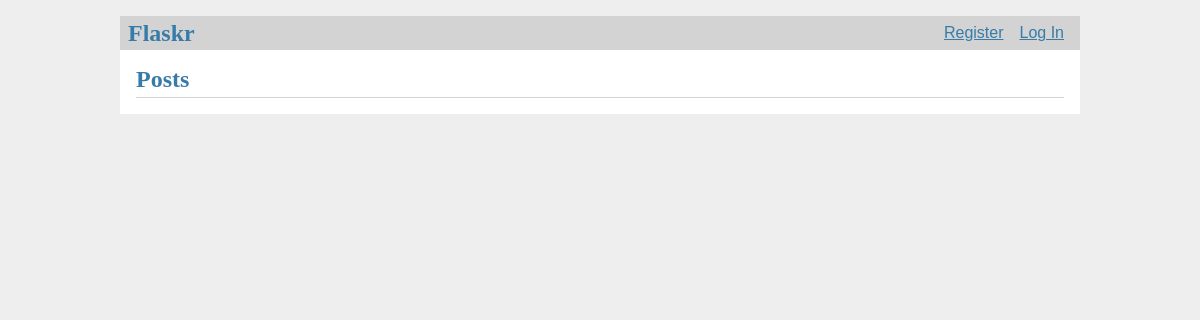
Before: / with the older database file.
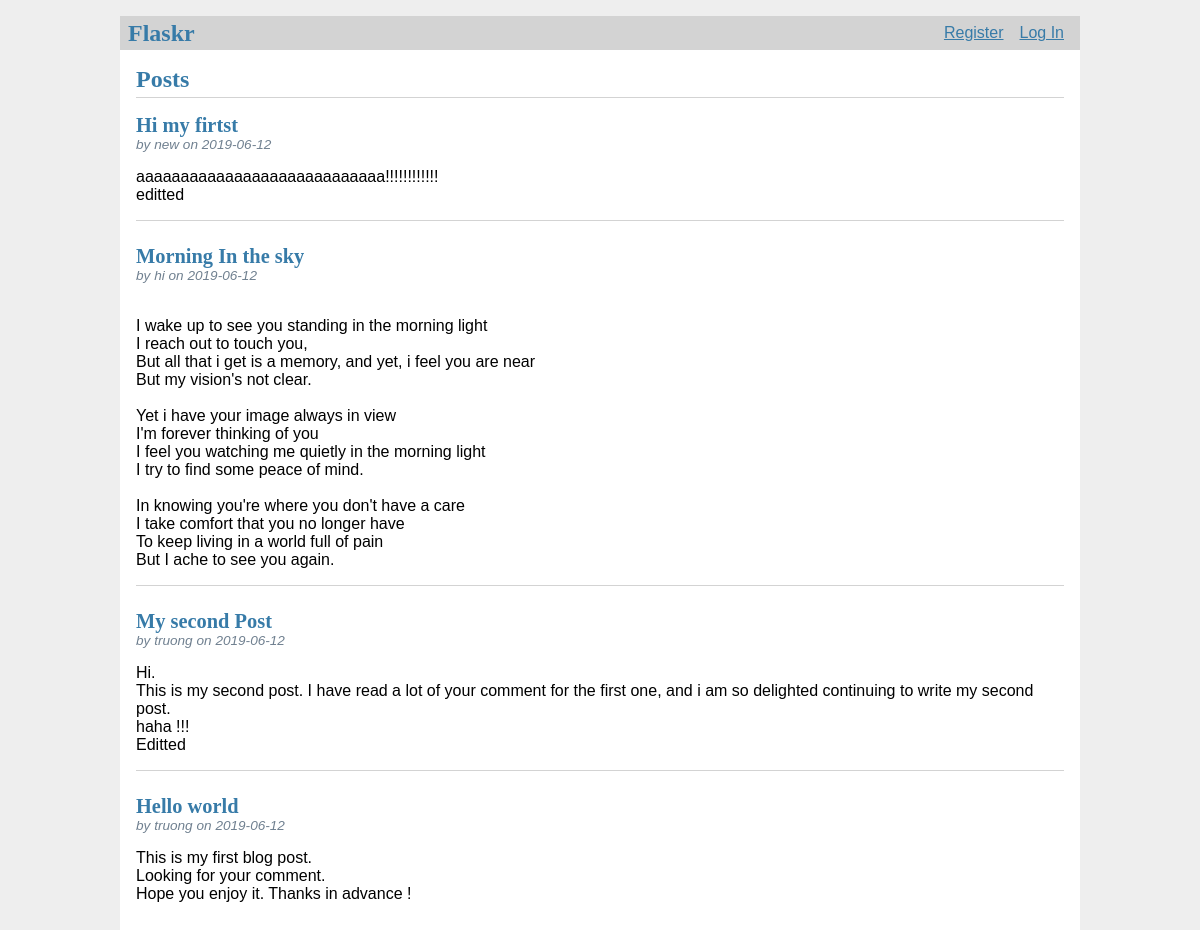
After: the same page with the newer database file.
### tables this page shows
CREATE TABLE post
(
    id        INTEGER PRIMARY KEY ,
    author_id INTEGER   not null,
    created   TIMESTAMP not null default current_timestamp,
    title     text      not null,
    body      text      not null,
    FOREIGN KEY (author_id) references user (id)
);

CREATE TABLE user
(
    id       INTEGER PRIMARY KEY ,
    username text unique not null,
    password text        not null
);

### flaskr/blog.py (the view)
@bp.route('/')
def index():
    db = get_db()
    posts = db.execute(
        "SELECT p.id, title, body, created, author_id, username FROM post p, user u WHERE p.author_id = u.id ORDER BY created DESC"
    ).fetchall()
    return render_template('blog/index.html', posts=posts)

### flaskr/auth.py (called while the page is built)
@bp.before_app_request
def load_logged_in_user():
    user_id = session.get('user_id')
    if user_id is None:
        g.user = None
    else:
        g.user = get_db().execute(
            'SELECT * FROM user WHERE id = ?',
            (user_id,)
        ).fetchone()

### flaskr/db.py (called while the page is built)
def get_db():
    if 'db' not in g:
        g.db = sqlite3.connect(
            current_app.config['DATABASE'],
            detect_types=sqlite3.PARSE_DECLTYPES
        )
        g.db.row_factory = sqlite3.Row
    return g.db

### flaskr/templates/blog/index.html (shortened to what this page needs)
{% extends 'base.html' %}
{% block header %}
  <h1>{% block title %}Posts{% endblock %}</h1>
{% endblock %}
{% block content %}
  {% for post in posts %}
    <article class="post">
      <header>
        <div>
          <h1>{{ post['title'] }}</h1>
          <div class="about">by {{ post['username'] }} on {{ post['created'].strftime('%Y-%m-%d') }}</div>
        </div>
      </header>
      <p class="body">{{ post['body'] }}</p>
    </article>
    {% if not loop.last %}
      <hr>
    {% endif %}
  {% endfor %}
{% endblock %}

### flaskr/templates/base.html (shortened to what this page needs)
<!doctype html>
<link rel="stylesheet" href="{{ url_for('static', filename='style.css') }}">
<nav>
  <h1>Flaskr</h1>
  <ul>
    {% if g.user %}
      <li><span>{{ g.user['username'] }}</span>
      <li><a href="{{ url_for('auth.logout') }}">Log Out</a>
    {% else %}
      <li><a href="{{ url_for('auth.register') }}">Register</a>
      <li><a href="{{ url_for('auth.login') }}">Log In</a>
    {% endif %}
  </ul>
</nav>
<section class="content">
  <header>
    {% block header %}{% endblock %}
  </header>
  {% block content %}{% endblock %}
</section>

### flaskr/static/style.css (style rules this page uses)
h1 { font-family: serif; color: #377ba8; margin: 1rem 0; }
a { color: #377ba8; }
hr { border: none; border-top: 1px solid lightgray; }
nav { background: lightgray; display: flex; align-items: center; padding: 0 0.5rem; }
nav h1 { flex: auto; margin: 0; }
nav ul { display: flex; list-style: none; margin: 0; padding: 0; }
nav ul li a, nav ul li span, header .action { display: block; padding: 0.5rem; }
.content { padding: 0 1rem 1rem; }
.content > header { border-bottom: 1px solid lightgray; display: flex; align-items: flex-end; }
.content > header h1 { flex: auto; margin: 1rem 0 0.25rem 0; }
.post > header { display: flex; align-items: flex-end; font-size: 0.85em; }
.post > header > div:first-of-type { flex: auto; }
.post > header h1 { font-size: 1.5em; margin-bottom: 0; }
.post .about { color: slategray; font-style: italic; }
.post .body { white-space: pre-line; }
.content:last-child { margin-bottom: 0; }

Changed rows visible on the page:
added post: title "Hi my firtst", username "new", created "2019-06-12", body "aaaaaaaaaaaaaaaaaaaaaaaaaaaa!!!!!!!!!!!! editted"
added post: title "Morning In the sky", username "hi", created "2019-06-12", body "I wake up to see you standing in the morning light I reach out to touch you, But all that i get is a memory, and yet, i feel you are near But my vision's not clear. Yet i have your image always in view I'm forever thinking of you I feel you watching me quietly in the morning light I try to find some peace of mind. In knowing you're where you don't have a care I take comfort that you no longer have To keep living in a world full of pain But I ache to see you again."
added post: title "My second Post", username "truong", created "2019-06-12", body "Hi. This is my second post. I have read a lot of your comment for the first one, and i am so delighted continuing to write my second post. haha !!! Editted"
added post: title "Hello world", username "truong", created "2019-06-12", body "This is my first blog post. Looking for your comment. Hope you enjoy it. Thanks in advance !"
